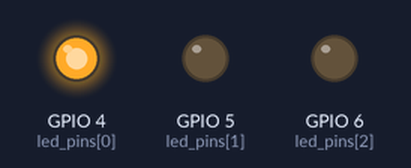
Bench run of a program on a simulated Raspberry Pi (BCM pin numbers). Parts: output pins drawn as LEDs (lit = HIGH). At 30.0 s the program stops and its outputs stay as they are.

Above: at 0.2 s.
At 0.7 s:
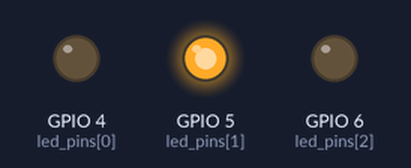
At 2.7 s:
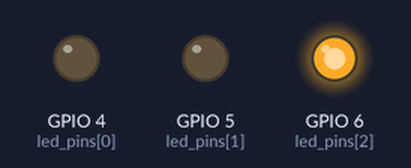
Timing chart, 0 to 3.5 s (numbered marks = the images above):
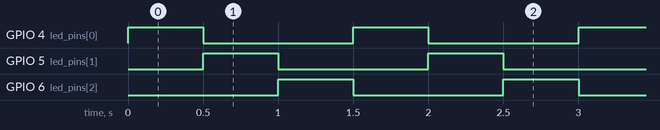

Measured:
- by itself, GPIO 4 (led_pins[0]), GPIO 5 (led_pins[1]): alternates HIGH for 0.50 s and LOW for 1.0 s, 40 changes in all, then stays LOW
- by itself, GPIO 6 (led_pins[2]): alternates HIGH for 0.50 s and LOW for 1.0 s

The program:

mission013001.py
```python
import time
import RPi.GPIO as GPIO

led_pins = [4, 5, 6]

GPIO.setmode(GPIO.BCM)
GPIO.setup(led_pins, GPIO.OUT)

def led():
	for pin in led_pins:
		GPIO.output(pin, True)
		time.sleep(0.5)
		GPIO.output(pin, False)

for i in range(20):
	led()
```
